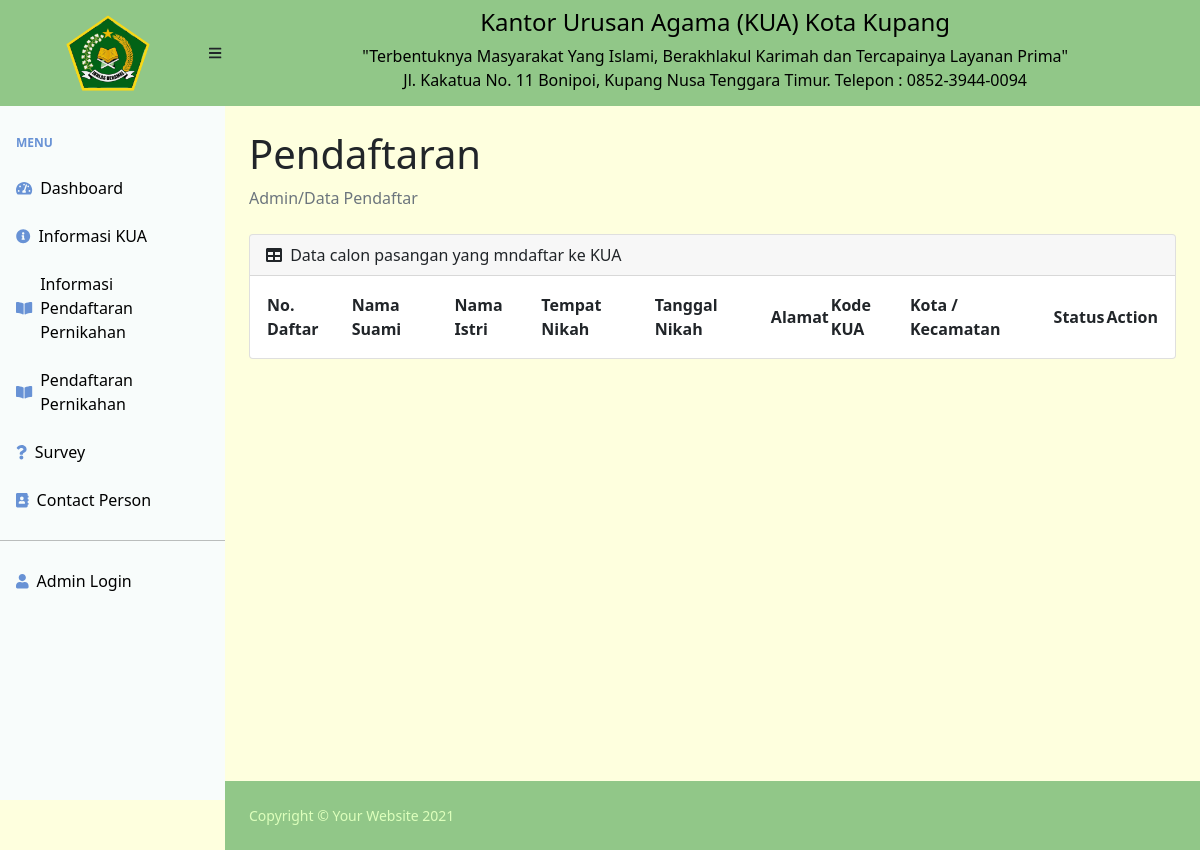
/index.php/admin/page/registration, run on an earlier commit of the app's database.
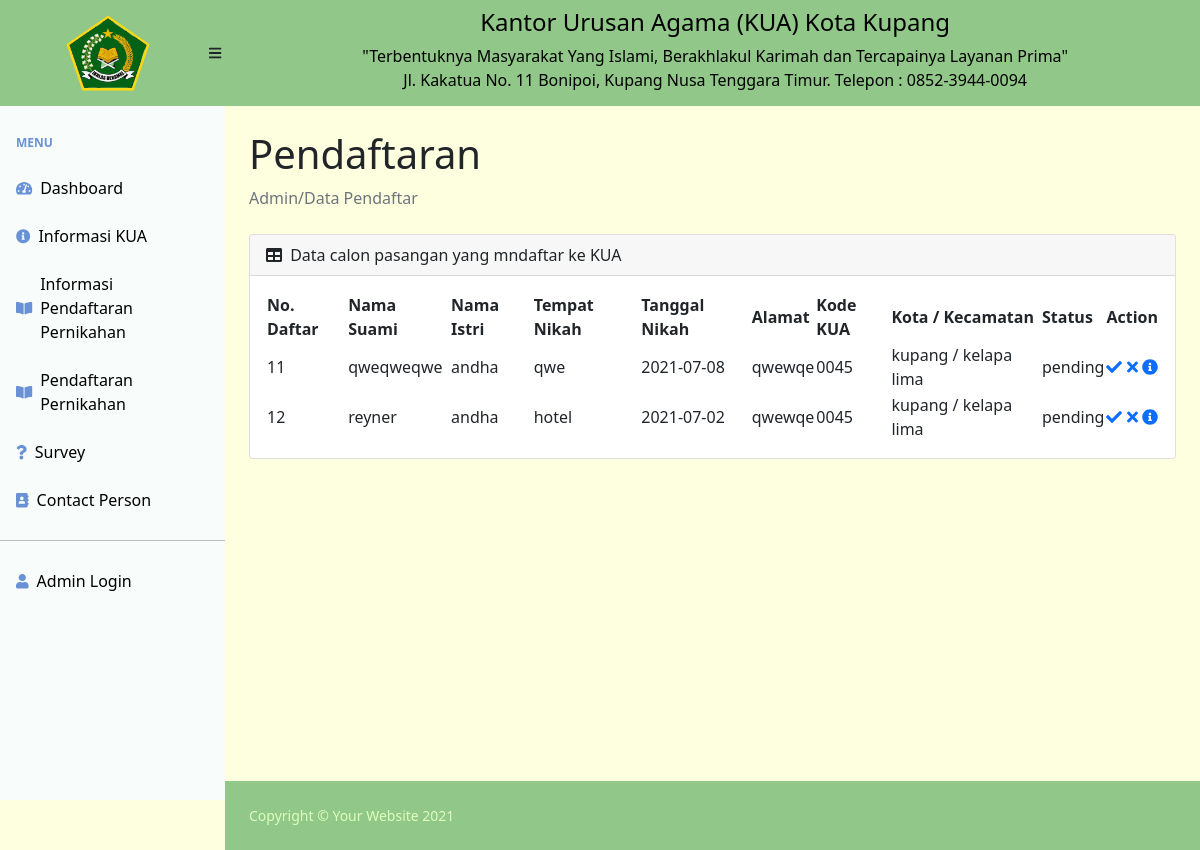
And on a later commit of the database.
### tables this page shows
CREATE TABLE `pernikahan` (
  `id` int(11) NOT NULL,
  `id_penduduk` int(11) NOT NULL,
  `id_kua` int(11) NOT NULL,
  `no_daftar` varchar(255) NOT NULL,
  `id_pasangan` int(11) NOT NULL,
  `tempat_nikah` varchar(255) NOT NULL,
  `tanggal_nikah` date NOT NULL,
  `alamat` text NOT NULL,
  `approve` enum('pending','approved','rejected') NOT NULL
);

CREATE TABLE `penduduk` (
  `id` int(11) NOT NULL,
  `nik` varchar(50) NOT NULL,
  `nama` varchar(255) NOT NULL,
  `tempat_lahir` varchar(255) NOT NULL,
  `tanggal_lahir` date NOT NULL,
  `jk` enum('pria','wanita') NOT NULL,
  `kewarganegaraan` enum('WNI','WNA') NOT NULL,
  `umur` varchar(50) NOT NULL,
  `email` varchar(255) NOT NULL,
  `no_tlp` varchar(12) NOT NULL,
  `pekerjaan` varchar(50) NOT NULL,
  `alamat` text NOT NULL,
  `agama` enum('katolik','kristen','islam','budha','hindu','konghucu') NOT NULL,
  `status` enum('lajang','duda','janda') NOT NULL,
  `foto` text NOT NULL
);

CREATE TABLE `kua` (
  `id` int(11) NOT NULL,
  `kode_kua` varchar(50) NOT NULL,
  `kota` varchar(50) NOT NULL,
  `kecamatan` varchar(50) NOT NULL
);

### application/controllers/admin/Page.php (called while the page is built, shortened)
<?php
class Page extends CI_Controller
{
	public function __construct()
	{
		$this->load->model('m_admin');
	}
	public function registration()
	{
		$data = [
			'title' => 'Admin KUA | Registration',
			'pria' => $this->m_admin->getMempelaiPria(),
			'wanita' => $this->m_admin->getMempelaiWanita()
		];
		$this->load->view('admin/registration', $data);
	}
}

### index.php (called while the page is built, shortened)
<?php
require_once BASEPATH.'core/CodeIgniter.php';

### application/models/M_admin.php (called while the page is built, shortened)
<?php
class M_admin extends CI_Model
{
    public function getMempelaiPria()
    {
        return $this->db->query("SELECT pernikahan.*, penduduk.nik,penduduk.nama, penduduk.tempat_lahir, penduduk.tanggal_lahir, penduduk.jk, penduduk.kewarganegaraan, penduduk.umur, penduduk.no_tlp, penduduk.email, penduduk.pekerjaan, penduduk.alamat,penduduk.agama, penduduk.status, kua.kode_kua, kua.kota,kua.kecamatan FROM pernikahan,penduduk,kua WHERE pernikahan.id_penduduk = penduduk.id AND kua.id = pernikahan.id_kua")->result();
    }
    public function getMempelaiWanita()
    {
        return $this->db->query("SELECT * FROM penduduk")->result();
    }
}

### application/views/admin/registration.php (the view, shortened to what this page needs)
<?php
require_once(__ROOT__ . '/header.php');
?>
<h1 class="mt-4">Pendaftaran</h1>
<ol class="breadcrumb mb-4">
    <li class="breadcrumb-item active">Admin/Data Pendaftar</li>
</ol>
<div class="row">
    <div class="col-md-12">
        <div class="card mb-4">
            <div class="card-header">
                <i class="fas fa-table me-1"></i>
                Data calon pasangan yang mndaftar ke KUA
            </div>
            <div class="card-body">
                <table id="datatablesSimple">
                    <thead>
                        <tr>
                            <th>No. Daftar</th>
                            <th>Nama Suami</th>
                            <th>Nama Istri</th>
                            <th>Tempat Nikah</th>
                            <th>Tanggal Nikah</th>
                            <th>Alamat</th>
                            <th>Kode KUA</th>
                            <th>Kota / Kecamatan</th>
                            <th>Status</th>
                            <th>Action</th>
                        </tr>
                    </thead>
                    <tbody>
                        <?php foreach ($pria as $d) : ?>
                            <tr>
                                <td><?= $d->no_daftar ?></td>
                                <td><?= $d->nama ?></td>
                                <?php foreach ($wanita as $w) : ?>
                                    <?php if ($d->id_pasangan == $w->id) : ?>
                                        <td><?= $w->nama ?></td>
                                    <?php endif; ?>
                                <?php endforeach; ?>
                                <td><?= $d->tempat_nikah ?></td>
                                <td><?= $d->tanggal_nikah ?></td>
                                <td><?= $d->alamat ?></td>
                                <td><?= $d->kode_kua ?></td>
                                <td><?= $d->kota . ' / ' . $d->kecamatan ?></td>
                                <td><?= $d->approve ?></td>
                                <td>
                                    <?php if ($d->approve == 'pending') { ?>
                                        <a href="<?= base_url('admin/edit/update_registration/approved/' . $d->id) ?>"><i class="fa fa-check" aria-hidden="true"></i></a>
                                        <a href="<?= base_url('admin/edit/update_registration/rejected/' . $d->id) ?>"><i class="fa fa-times" aria-hidden="true"></i></a>
                                    <?php } elseif ($d->approve == 'approved') { ?>
                                        <a href="<?= base_url('admin/edit/update_registration/rejected/' . $d->id) ?>"><i class="fa fa-times" aria-hidden="true"></i></a>
                                    <?php } elseif ($d->approve == 'rejected') { ?>
                                        <a href="<?= base_url('admin/edit/update_registration/approved/' . $d->id) ?>"><i class="fa fa-check" aria-hidden="true"></i></a>
                                    <?php } ?>
                                    <a href="<?= base_url('admin/page/detail_registration/' . $d->id) ?>"><i class="fa fa-info-circle" aria-hidden="true"></i></a>
                                </td>
                            </tr>
                        <?php endforeach; ?>
                    </tbody>
                </table>
            </div>
        </div>
    </div>
</div>
<?php
require_once(__ROOT__ . '/footer.php');
?>

### application/views/header.php (shortened to what this page needs)
<!DOCTYPE html>
<html lang="en">
<head>
    <link href="https://cdn.jsdelivr.net/npm/simple-datatables@latest/dist/style.css" rel="stylesheet" />
    <link href="<?= base_url('assets/css/styles.css'); ?>" rel="stylesheet" />
    <link href="<?= base_url('assets/css/custom.css'); ?>" rel="stylesheet" />
</head>
<body class="sb-nav-fixed">
    <nav class="sb-topnav navbar navbar-expand navbar-light bg-light">
        <img src="<?= base_url('assets/logo.png') ?>" alt="Logo" class="navbar-brand ps-3">
        <button class="btn btn-link btn-sm order-1 order-lg-0 me-4 me-lg-0" id="sidebarToggle" href="#!"><i class="fas fa-bars"></i></button>
        <div class="navbar-title mt-2 mb-2">
            <h4>Kantor Urusan Agama (KUA) Kota Kupang</h4>
            <p>"Terbentuknya Masyarakat Yang Islami, Berakhlakul Karimah dan Tercapainya Layanan Prima"<br>
                Jl. Kakatua No. 11 Bonipoi, Kupang Nusa Tenggara Timur. Telepon : 0852-3944-0094</p>
        </div>
    </nav>
    <div id="layoutSidenav">
        <div id="layoutSidenav_nav">
            <nav class="sb-sidenav accordion sb-sidenav-dark" id="sidenavAccordion">
                <div class="sb-sidenav-menu">
                    <?php if ($this->session->userdata('role')) { ?>
                        <div class="nav">
                            <div class="sb-sidenav-menu-heading">Menu</div>
                            <a class="nav-link" href="<?= base_url('admin/page/dashboard') ?>">
                                <div class="sb-nav-link-icon"><i class="fas fa-tachometer-alt"></i></div>
                                Dashboard
                            </a>
                            <a class="nav-link" href="<?= base_url('admin/page/registration') ?>">
                                <div class="sb-nav-link-icon"><i class="fas fa-user-alt"></i></div>
                                Data Pendaftaran
                            </a>
                            <a class="nav-link" href="<?= base_url('admin/page/kua') ?>">
                                <div class="sb-nav-link-icon"><i class="fas fa-user-alt"></i></div>
                                Data Kantor KUA
                            </a>
                            <a class="nav-link" href="<?= base_url('admin/page/news') ?>">
                                <div class="sb-nav-link-icon"><i class="fas fa-book-open"></i></div>
                                Data Berita
                            </a>
                            <a class="nav-link" href="<?= base_url('admin/page/survey') ?>">
                                <div class="sb-nav-link-icon"><i class="fas fa-chart-area"></i></div>
                                Data Survey
                            </a>
                            <a class="nav-link" href="<?= base_url('auth/logout') ?>">
                                <div class="sb-nav-link-icon"><i class="fa fa-sign-out-alt" aria-hidden="true"></i></div>
                                Logout
                            </a>
                        </div>
                    <?php } else { ?>
                        <div class="nav">
                            <div class="sb-sidenav-menu-heading">Menu</div>
                            <a class="nav-link" href="<?= base_url('page') ?>">
                                <div class="sb-nav-link-icon"><i class="fas fa-tachometer-alt"></i></div>
                                Dashboard
                            </a>
                            <a class="nav-link" href="<?= base_url('page/information_kua') ?>">
                                <div class="sb-nav-link-icon"><i class="fas fa-info-circle"></i></div>
                                Informasi KUA
                            </a>
                            <a class="nav-link" href="<?= base_url('page/information_registration') ?>">
                                <div class="sb-nav-link-icon"><i class="fas fa-book-open"></i></div>
                                Informasi Pendaftaran Pernikahan
                            </a>
                            <a class="nav-link" href="<?= base_url('page/registration') ?>">
                                <div class=" sb-nav-link-icon"><i class="fas fa-book-open"></i>
                                </div>
                                Pendaftaran Pernikahan
                            </a>
                            <a class="nav-link" href="<?= base_url('page/survey') ?>">
                                <div class="sb-nav-link-icon"><i class="fa fa-question" aria-hidden="true"></i></div>
                                Survey
                            </a>
                            <a class="nav-link" href="<?= base_url('page/contact_person') ?>">
                                <div class="sb-nav-link-icon"><i class="fa fa-address-book" aria-hidden="true"></i></div>
                                Contact Person
                            </a>
                            <hr>
                            <a class="nav-link" href="<?= base_url('auth') ?>">
                                <div class="sb-nav-link-icon"><i class="fa fa-user" aria-hidden="true"></i></div>
                                Admin Login
                            </a>
                        </div>
                    <?php } ?>
                </div>
            </nav>
        </div>
        <div id="layoutSidenav_content">
            <main>
                <div class="container-fluid px-4">

### application/views/footer.php (shortened to what this page needs)
</div>
</main>
<footer class="py-4 bg-light mt-auto">
    <div class="container-fluid px-4">
        <div class="d-flex align-items-center justify-content-between small">
            <div class="text-muted">Copyright &copy; Your Website 2021</div>
        </div>
    </div>
</footer>
</div>
</div>
</body>
</html>

### assets/css/custom.css (style rules this page uses)
body { background-color: #feffde; }
.navbar-title { padding-top: 10px; color: black; width: 100%; text-align: center; }
.sb-topnav { height: 106px; }
.sb-nav-fixed #layoutSidenav #layoutSidenav_nav .sb-sidenav { padding-top: 106px; }
.sb-nav-fixed #layoutSidenav #layoutSidenav_content { top: 106px; }
.sb-sidenav-dark .sb-sidenav-menu .sb-sidenav-menu-heading { color: #6892d5; }
.sb-sidenav-dark { background: #f8fcfb; color: black; }
.sb-sidenav-dark .sb-sidenav-menu .nav-link { color: black; }
.sb-sidenav-dark .sb-sidenav-menu .nav-link .sb-nav-link-icon { color: #6892d5; }
.bg-light { background-color: #91c788 !important; color: #feffde; }
.text-muted { color: #ddffbc !important; }
.sb-topnav .navbar-brand { width: 100px; margin: 50px; }

What changed in the data, as far as the page shows it:
added pernikahan: no_daftar "11", id_penduduk.nama "qweqweqwe", tempat_nikah "qwe", tanggal_nikah "2021-07-08", id_penduduk.alamat "qwewqe", id_kua.kode_kua "0045", id_kua.kota "kupang", id_kua.kecamatan "kelapa lima", approve "pending"
added penduduk: nama "andha", shown under "11"
added pernikahan: no_daftar "12", id_penduduk.nama "reyner", tempat_nikah "hotel", tanggal_nikah "2021-07-02", id_penduduk.alamat "qwewqe", id_kua.kode_kua "0045", id_kua.kota "kupang", id_kua.kecamatan "kelapa lima", approve "pending"
added penduduk: nama "andha", shown under "12"
